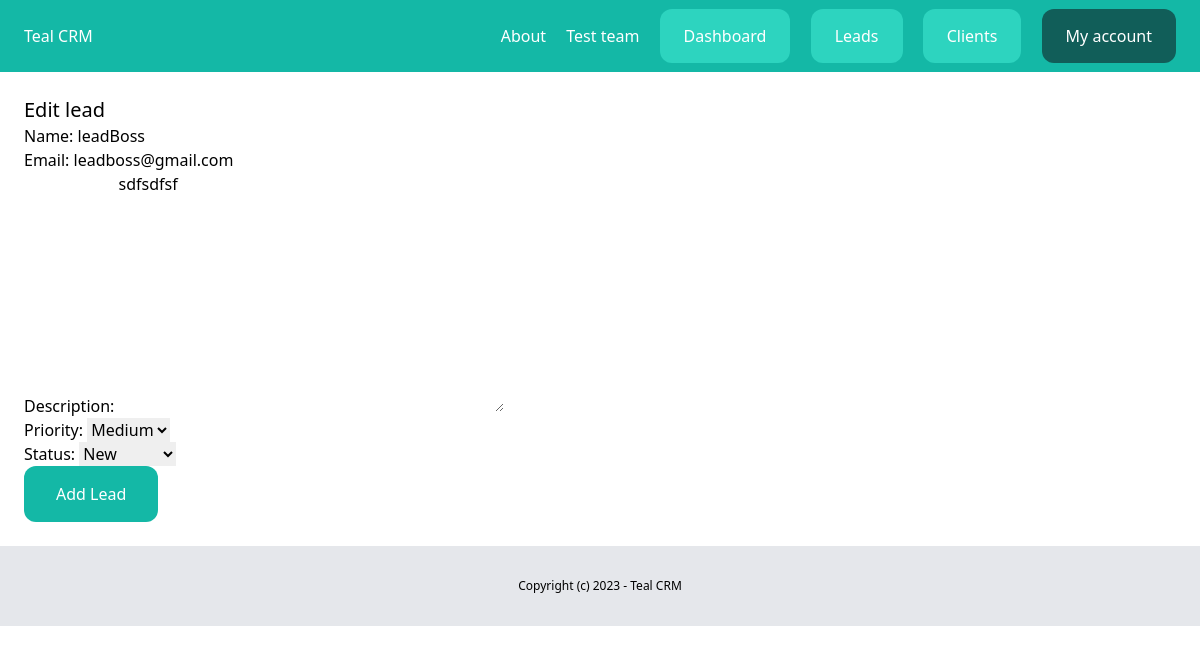
Screenshot of /dashboard/leads/24/edit/ (signed in) with the database file from the repository.
### teams/models.py (models this page shows, shortened)
class Team(models.Model):
    plan = models.ForeignKey(Plan, related_name='teams', blank=True, null=True, on_delete=models.CASCADE)
    name = models.CharField(max_length=100)
    members = models.ManyToManyField(User, related_name='teams')
    created_by = models.ForeignKey(User, related_name='created_teams', on_delete=models.CASCADE)
    created_at = models.DateTimeField(auto_now_add=True)

### lead/models.py (models this page shows, shortened)
class Lead(models.Model):
    LOW = 'low'
    MEDIUM = 'medium'
    HIGH = 'high'
    CHOICES_PRIORITY = (
        (LOW, 'Low'),
        (MEDIUM, 'Medium'),
        (HIGH, 'High'),
    )
    NEW = 'new'
    CONTACTED = 'contacted'
    WON = 'won'
    LOST = 'lost'
    CHOICES_STATUS = (
        (NEW, 'New'),
        (CONTACTED, 'Contacted'),
        (WON, 'Won'),
        (LOST, 'Lost'),
    )
    team = models.ForeignKey(Team, related_name='leads', on_delete=models.CASCADE)
    name = models.CharField(max_length=255)
    email = models.EmailField()
    description = models.TextField(blank=True, null=True)
    priority = models.CharField(max_length=10, choices=CHOICES_PRIORITY, default=MEDIUM)
    status = models.CharField(max_length=10, choices=CHOICES_STATUS, default=NEW)
    converted_to_client = models.BooleanField(default=False)
    created_by = models.ForeignKey(User, related_name='leads', on_delete=models.CASCADE)
    created_at = models.DateTimeField(auto_now_add=True)
    modified_at = models.DateTimeField(auto_now=True)
    class Meta:
        ordering = ('name',)

### lead/views.py (the view)
# urls.py: path('<int:pk>/edit/', views.LeadUpdateView.as_view(), name='edit'),
class LeadUpdateView(LoginRequiredMixin, UpdateView):
    model = Lead
    fields = ['name', 'email', 'description', 'priority', 'status']
    success_url = reverse_lazy('leads:list')
    def get_context_data(self, **kwargs):
        context = super().get_context_data(**kwargs)
        context['title'] = 'Edit lead'
        return context

### teams/context_processors.py (called while the page is built)
def active_team(request):
    if request.user.is_authenticated:
        if request.user.userprofile.active_team:
            active_team = request.user.userprofile.active_team
        else:
            active_team = Team.objects.filter(created_by=request.user)[0]
    else:
        active_team = None
    return {'active_team': active_team}

### lead/templates/lead/lead_form.html (shortened to what this page needs)
{% extends 'core/base.html' %}
{% block content %}
<div class="py-6 px-6">
    <h1 class="text-xl">{{ title }}</h1>
    {% if team.plan.max_leads > team.leads.count or title == 'Edit lead' %}
        <form method="POST">
            {{form.as_p}}
            <button class="py-4 px-8 bg-teal-500 text-white rounded-xl">Add Lead</button>
        </form>
    {% else %}
        <div class="mt-6 px-6 py-4 bg-red-400 rounded-xl text-white">
            Your team has reached maximum number of leads. Your owner must upgrade your plan!
        </div>
    {% endif %}
</div>
{% endblock%}

### core/templates/core/partials/nav.html
<nav class="py-6 px-6 bg-teal-500 flex justify-between">
    <a href="/" class="text-white">Teal CRM</a>
    <div class="space-x-4">
      <a href="{% url 'about' %}" class="text-white">About</a>
      {% if request.user.is_authenticated %}
        <a href="{% url 'teams:detail' active_team.id %}" class="text-white">{{ active_team.name }}</a>
        <a href="{% url 'dashboard:index' %}" class="py-4 px-6 bg-teal-400 rounded-xl text-white">Dashboard</a>
        <a href="{% url 'leads:list' %}" class="py-4 px-6 bg-teal-400 rounded-xl text-white">Leads</a>
        <a href="{% url 'clients:list' %}" class="py-4 px-6 bg-teal-400 rounded-xl text-white">Clients</a>
        <a href="{% url 'userprofile:myaccount' %}" class="py-4 px-6 bg-teal-800 rounded-xl text-white">My account</a>
      {% else %}
        <a href="{% url 'login' %}" class="py-4 px-6 bg-teal-600 rounded-xl text-white">Log in</a>
        <a href="{% url 'userprofile:signup' %}" class="py-4 px-6 bg-teal-400 rounded-xl text-white">Sign up</a>
      {% endif %}
    </div>
</nav>

### rows the page displays
Team: name "Test team"
Lead: name "leadBoss", email "leadboss@gmail.com", description "sdfsdfsf", priority "Medium", status "New"

### other values shown
{{ title }} "Edit lead"
